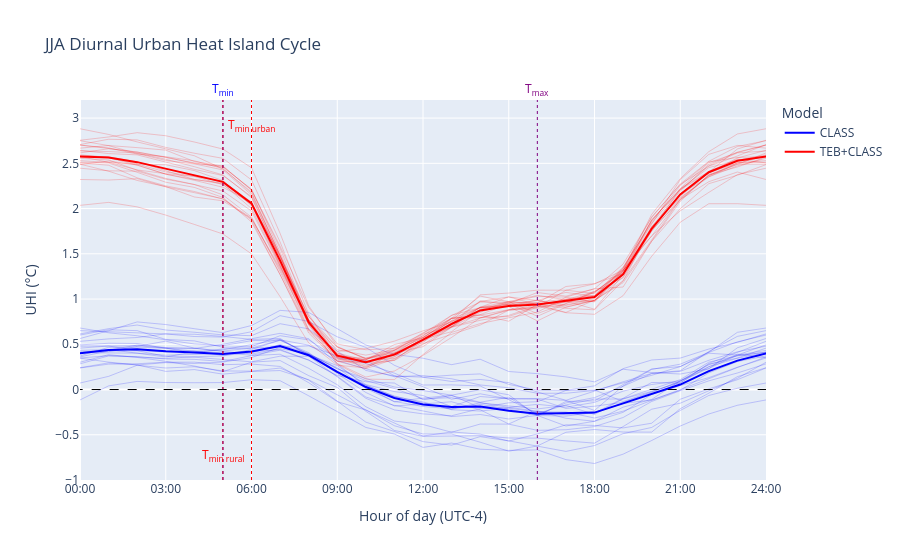
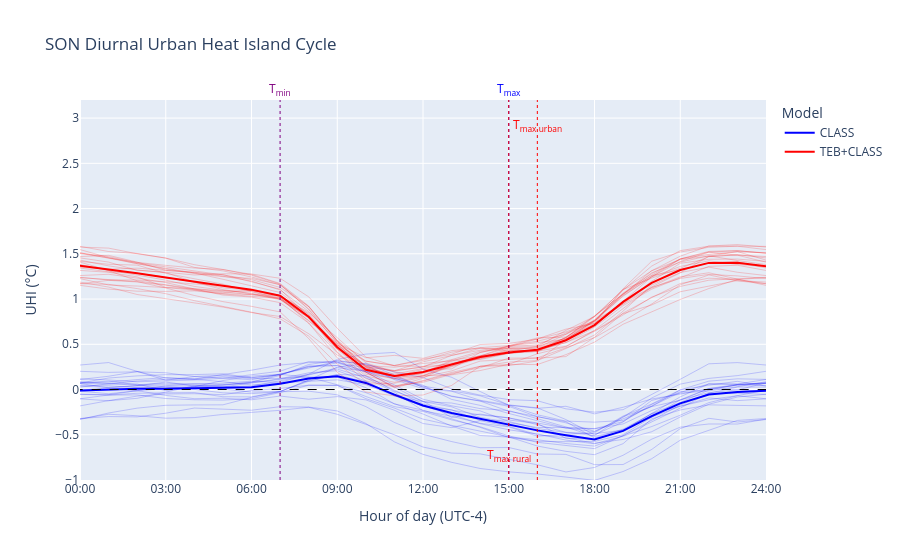
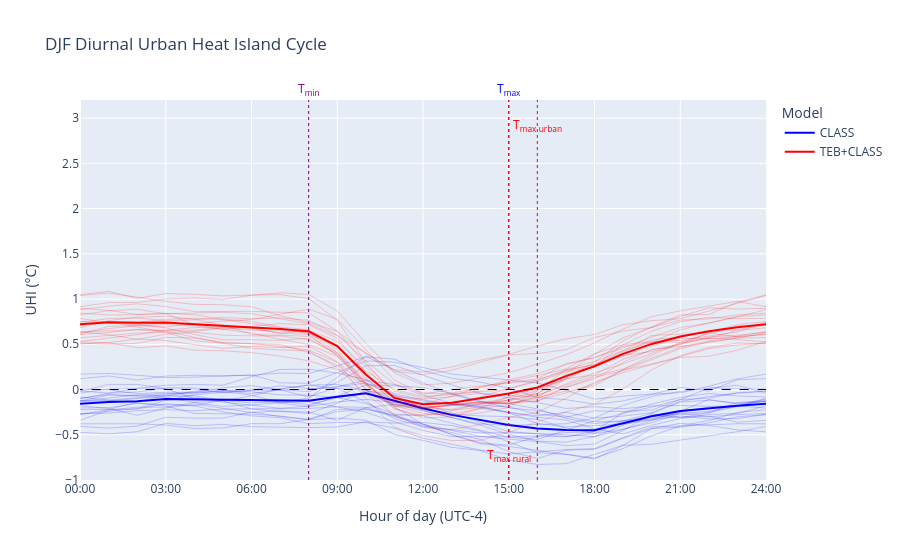
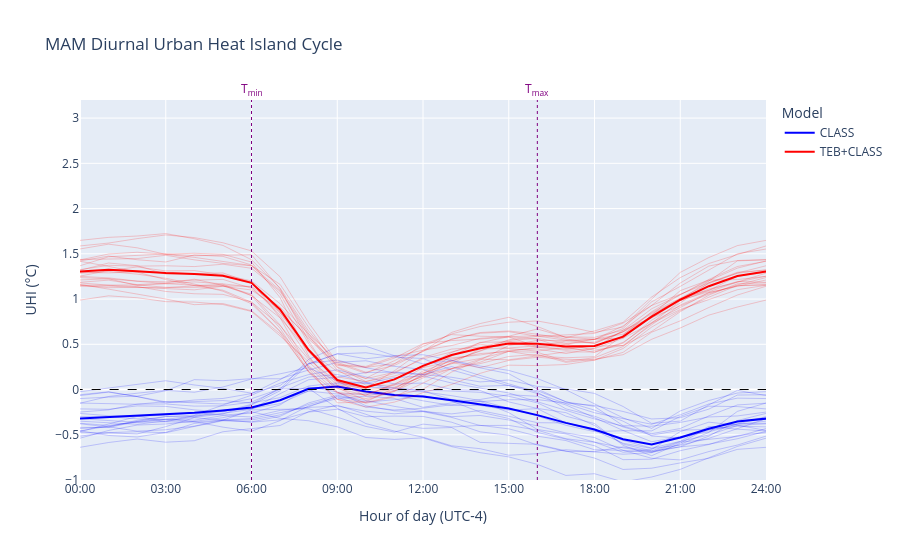

These figures' notebook cell, in order:
### Code cell
# Display UHI average and by year

X = diurnal['urban']['tas_C']['JJA'].hour - 4 # Time of day converted to UTC-4
X = np.concatenate([X,X+24]) # Show two diurnal cycles in the x-axis

y_range = [-1,3.2] # range of the graph
offset = 0.4       # for annotations to not interfere with axes

for season in ['JJA','SON','DJF','MAM']:
    fig = go.Figure()

    # To connect with hottest/coldest part of the day by season/model/land cover
    i_max_urban = {} 
    i_min_urban = {}
    i_max_rural = {}
    i_min_rural = {}

    for key,model,colour in zip(['tas_C','tas_T'],['CLASS','TEB+CLASS'],['blue','red']):
        
        # UHI
        Y = adjust_temp( # urban adjusted temperatures
            T_b=diurnal['urban'][key][season].tas.values,
            z_b=Z_b_model['urban']
        )[0] - adjust_temp( # rural adjusted temperatures
            T_b=diurnal['rural'][key][season].tas.values,
            z_b=Z_b_model['rural']
        )[0]
        Y = np.concatenate([Y,Y]) # Show two full cycles
        LINE = dict(color=colour,dash='solid')
        fig.add_trace(go.Scatter(x=X,y=Y,name=model,line=LINE))

        # To later make vertical line of T_max and T_min based on hourly data
        i_max_urban[model] = np.argmax(diurnal['urban'][key][season].tas.values)
        i_min_urban[model] = np.argmin(diurnal['urban'][key][season].tas.values)
        i_max_rural[model] = np.argmax(diurnal['rural'][key][season].tas.values)
        i_min_rural[model] = np.argmin(diurnal['rural'][key][season].tas.values)
        
        # Plot other year diurnal cycles to show inter-annual variability
        for year in years:

            diurnal_by_year_urban = (
                grouped_by_year['urban'][key][season][year]
                .groupby('time.hour')
                .mean(dim='time')
                .mean(dim='points')
            ).tas.values

            diurnal_by_year_rural = (
                grouped_by_year['rural'][key][season][year]
                .groupby('time.hour')
                .mean(dim='time')
                .mean(dim='points')
            ).tas.values

            # UHI for every year
            Y = adjust_temp(diurnal_by_year_urban,z_b = Z_b_model['urban'])[0] - adjust_temp(diurnal_by_year_rural,z_b = Z_b_model['rural'])[0]
            Y = np.concatenate([Y,Y]) # Show two full cycles
            fig.add_trace(go.Scatter(
                x=X,
                y=Y,
                name=f'{year} {model}',
                line=dict(color=colour, dash='solid', width=0.2),
                legendrank=2,
                showlegend=False
            ))

    
    # The rest is essentially just to plot the vertical lines for T_min and T_max based on the model
    # Check for common indices between models
    common_max = None
    common_min = None

    if i_max_urban['CLASS'] == i_max_urban['TEB+CLASS'] and i_max_rural['CLASS'] == i_max_rural['TEB+CLASS']:
        common_max = i_max_urban['CLASS']

    if i_min_urban['CLASS'] == i_min_urban['TEB+CLASS'] and i_min_rural['CLASS'] == i_min_rural['TEB+CLASS']:
        common_min = i_min_urban['CLASS']

    # Plot max lines
    if common_max is not None:
        fig.add_trace(go.Scatter(
        x=[X[common_max], X[common_max]],
            y=y_range,
            mode='lines',
        line=dict(color='purple', dash='dot', width=1),
            showlegend=False,
            hoverinfo='skip',
        name='Max'
        ))
        fig.add_annotation(
            x=X[common_max],
            y=y_range[1],
            text="T<sub>max</sub>",
            showarrow=False,
            font=dict(color='purple'),
            xanchor='center',
            yanchor='bottom'
        )
    else:
        for model in ['CLASS','TEB+CLASS']:
            colour = 'blue' if model == 'CLASS' else 'red'
            if i_max_urban[model] != i_max_rural[model]:
                fig.add_trace(go.Scatter(
                    x=[X[i_max_urban[model]], X[i_max_urban[model]]],
                    y=y_range,
                    mode='lines',
                    line=dict(color=colour, dash='dot', width=1),
                    showlegend=False,
                    hoverinfo='skip',
                    name=f'{model} Max Urban'
                ))
                fig.add_trace(go.Scatter(
                    x=[X[i_max_rural[model]], X[i_max_rural[model]]],
                    y=y_range,
                    mode='lines',
                    line=dict(color=colour, dash='dot', width=1),
                    showlegend=False,
                    hoverinfo='skip',
                    name=f'{model} Max Rural'
                ))
                fig.add_annotation(
                    x=X[i_max_urban[model]],
                    y=y_range[1] - offset,
                    text=f"T<sub>max urban</sub>",
                    showarrow=False,
                    font=dict(color=colour),
                    xanchor='center',
                    yanchor='bottom'
                )
                fig.add_annotation(
                    x=X[i_max_rural[model]],
                    y=y_range[0] + offset,
                    text=f"T<sub>max rural</sub>",
                    showarrow=False,
                    font=dict(color=colour),
                    xanchor='center',
                    yanchor='top'
                )
            else:
                fig.add_trace(go.Scatter(
                        x=[X[i_max_urban[model]], X[i_max_urban[model]]],
                    y=y_range,
                    mode='lines',
                    line=dict(color=colour, dash='dot', width=1),
                    showlegend=False,
                    hoverinfo='skip',
                    name=f'{model} Max'
                ))
                fig.add_annotation(
                    x=X[i_max_urban[model]],
                    y=y_range[1],
                    text=f"T<sub>max</sub>",
                    showarrow=False,
                    font=dict(color=colour),
                    xanchor='center',
                    yanchor='bottom'
                )

    # Plot min lines
    if common_min is not None:
        fig.add_trace(go.Scatter(
            x=[X[common_min], X[common_min]],
                    y=y_range,
                    mode='lines',
            line=dict(color='purple', dash='dot', width=1),
                    showlegend=False,
                    hoverinfo='skip',
            name='Min'
        ))
        fig.add_annotation(
            x=X[common_min],
            y=y_range[1],
            text="T<sub>min</sub>",
            showarrow=False,
            font=dict(color='purple'),
            xanchor='center',
            yanchor='bottom'
        )
    else:
        for model in ['CLASS','TEB+CLASS']:
            colour = 'blue' if model == 'CLASS' else 'red'
            if i_min_urban[model] != i_min_rural[model]:
                fig.add_trace(go.Scatter(
                    x=[X[i_min_urban[model]], X[i_min_urban[model]]],
                    y=y_range,
                    mode='lines',
                    line=dict(color=colour, dash='dot', width=1),
                    showlegend=False,
                    hoverinfo='skip',
                    name=f'{model} Min Urban'
                ))
                fig.add_trace(go.Scatter(
                    x=[X[i_min_rural[model]], X[i_min_rural[model]]],
                    y=y_range,
                    mode='lines',
                    line=dict(color=colour, dash='dot', width=1),
                    showlegend=False,
                    hoverinfo='skip',
                    name=f'{model} Min Rural'
                ))
                fig.add_annotation(
                    x=X[i_min_urban[model]],
                    y=y_range[1] - offset,
                    text=f"T<sub>min urban</sub>",
                    showarrow=False,
                    font=dict(color=colour),
                    xanchor='center',
                    yanchor='bottom'
                )
                fig.add_annotation(
                    x=X[i_min_rural[model]],
                    y=y_range[0] + offset,
                    text=f"T<sub>min rural</sub>",
                    showarrow=False,
                    font=dict(color=colour),
                    xanchor='center',
                    yanchor='top'
                )
            else:
                fig.add_trace(go.Scatter(
                    x=[X[i_min_urban[model]], X[i_min_urban[model]]],
                    y=y_range,
                    mode='lines',
                    line=dict(color=colour, dash='dot', width=1),
                    showlegend=False,
                    hoverinfo='skip',
                    name=f'{model} Min'
                ))
                fig.add_annotation(
                    x=X[i_min_urban[model]],
                    y=y_range[1],
                    text=f"T<sub>min</sub>",
                    showarrow=False,
                    font=dict(color=colour),
                    xanchor='center',
                    yanchor='bottom'
                )
        
    # zero line with no legend
    fig.add_trace(
        go.Scatter(
            x=[X[0], X[-1]],
            y=[0, 0],
            mode='lines',
            line=dict(color='black', dash='dash', width=1),
            showlegend=False, 
            hoverinfo='skip'  
        )
    )

    fig.update_xaxes(
        range=[0, 24],
        tickmode='array',
        tickvals=list(range(0, 25, 3)),
        ticktext=[f'{h:02d}:00' for h in range(0, 25, 3)]
    )
    fig.update_yaxes(range=y_range)

    fig.update_layout(
        title=dict(text=f'{season} Diurnal Urban Heat Island Cycle'),
        xaxis=dict(title=dict(text='Hour of day (UTC-4)')),
        yaxis=dict(title=dict(text='UHI (°C)')),
        legend=dict(title=dict(text='Model')),
    )
    fig.show()
    # fig.write_html(f'/runoff/gulley/UHI_plots/cycles/diurnal/{season}_UHI_diurnal_simobs.html')
